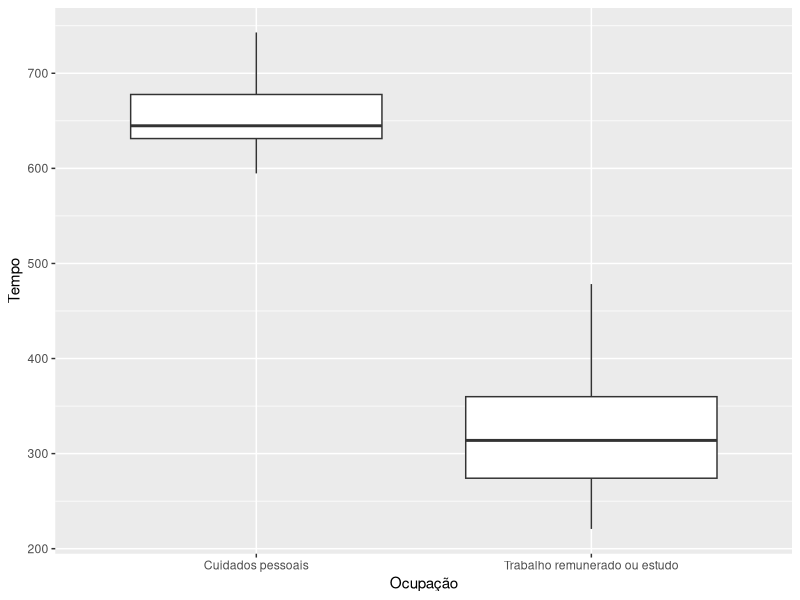

This figure's R source:
#!/bin/env Rscript

# Libraries
library("ggplot2")


# Read the data
df <- read.csv("TIME_USE_24092022.csv")

# Remove south africa records
df <- df[df$País != "África do Sul", ]

# Filter out male records
df <- df[df$Sexo == "Homens", ]

# Then filter our the occupations
df <- df[df$Ocupação %in% c("Cuidados pessoais", "Trabalho remunerado ou estudo"), ]

#  Then plot them and save the output
plot <- ggplot(df, aes(x = Ocupação, y = Tempo)) +
    geom_boxplot()

ggsave(plot = plot, "output.png")
